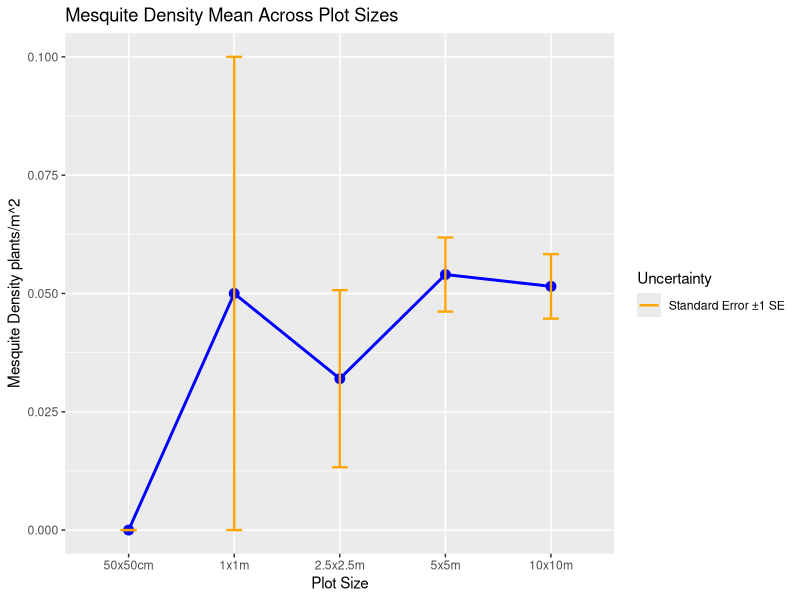
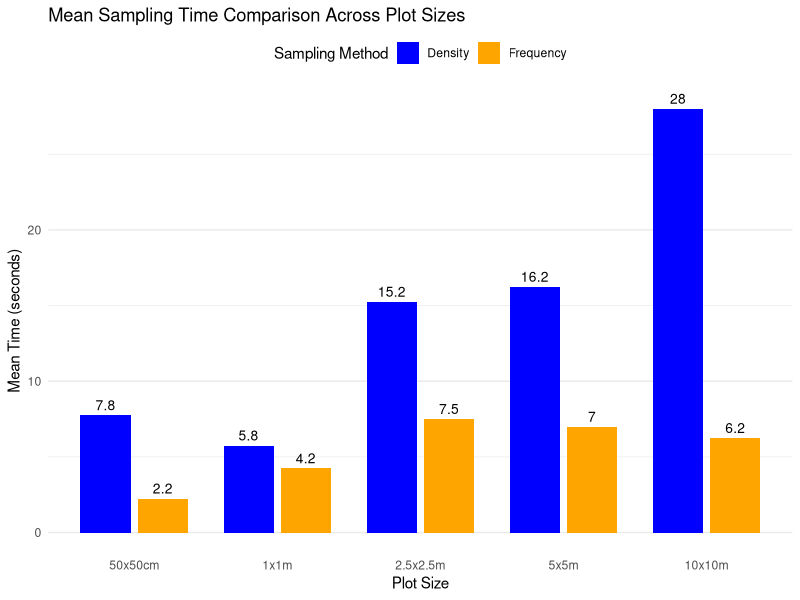

R code for these plots, in order:
## ---- chunk 1
library(tidyverse)
library(plotrix)
density <- read_csv("../data_raw/Lab3_Density.csv")
time_density <- read_csv("../data_raw/Lab3_densitytime.csv")
time_frequency <- read_csv("../data_raw/Lab3_frequency_time.csv")
## ---- chunk 2
#longer data tables
density_data <- density %>%
  pivot_longer(
    cols = c(`50x50cm`, `1x1m`, `2.5x2.5m`, `5x5m`, `10x10m`),
    names_to = "plot_size",
    values_to = "count"
  ) %>%
  mutate(
    # Set the area in m^2 for each plot size
    area_m2 = case_when(
      plot_size == "50x50cm"  ~ 0.25,
      plot_size == "1x1m"     ~ 1.00,
      plot_size == "2.5x2.5m" ~ 6.25,
      plot_size == "5x5m"     ~ 25.00,
      plot_size == "10x10m"   ~ 100.00), 
    #convert density
    density = count/area_m2,
    #set as factor to order smallest to largest quadrat and order x-axis titles
    plot_size = factor(plot_size, 
      levels = c("50x50cm", "1x1m", "2.5x2.5m", "5x5m", "10x10m")
    )
  )

#standard error and standard deviation
summary_density <- density_data %>%
  group_by(plot_size) %>%
  summarise(
    mean_density = mean(density),
    se_density   = sd(density) / sqrt(n())
  )

print(summary_density)
    
#plot summary stats
ggplot(summary_density, aes(x = plot_size, y = mean_density, group = 1)) +
  geom_line(color = "blue", size = 1) +
  geom_point(color = "blue", size = 3) +
  geom_errorbar(
    aes(ymin = mean_density - se_density, ymax = mean_density + se_density,
    color = "Standard Error ±1 SE"),
width = 0.15, linewidth = 0.8
  ) +
  scale_color_manual(name = "Uncertainty", values = c("Standard Error ±1 SE" = "orange")) +
  labs(
    title = "Mesquite Density Mean Across Plot Sizes",
    x = "Plot Size",
    y = "Mesquite Density plants/m^2")

## ---- chunk 3

time_density_longer <- time_density %>%
  pivot_longer(
    cols = c(`50x50cm`, `1x1m`, `2.5x2.5m`, `5x5m`, `10x10m`),
    names_to = "plot_size",
    values_to = "count")

time_density_longer <- time_density_longer %>%
  mutate(
    plot_size = factor(
      plot_size, 
      levels = c("50x50cm", "1x1m", "2.5x2.5m", "5x5m", "10x10m") ) )

summary_time_density <- time_density_longer %>%
  group_by(plot_size) %>%
  summarise(mean_time = mean(count))

time_frequency_longer <- time_frequency %>% 
  pivot_longer(
    cols = c(`50x50cm`, `1x1m`, `2.5x2.5m`, `5x5m`, `10x10m`),
    names_to = "plot_size",
    values_to = c("count"))

time_frequency_longer <- time_frequency_longer %>% 
  mutate(
    plot_size = factor( plot_size,
    levels = c("50x50cm", "1x1m", "2.5x2.5m", "5x5m", "10x10m")
  ) )

summary_time_frequency <- time_frequency_longer %>% 
  group_by(plot_size) %>% 
  summarise(mean_time = mean(count))

# 1. Combine both summaries and tag the sampling method
summary_combined <- bind_rows(
  summary_time_density %>% mutate(method = "Density"),
  summary_time_frequency %>% mutate(method = "Frequency")
)

# 2. Plot side-by-side bars using position_dodge()
ggplot(summary_combined, aes(x = plot_size, y = mean_time, fill = method)) +
  geom_col(position = position_dodge(0.8), width = 0.7) +
  geom_text(
    aes(label = round(mean_time, 1)),
    position = position_dodge(0.8),
    vjust = -0.5,
    size = 3.5
  ) +
  scale_fill_manual(
    name = "Sampling Method",
    values = c("Density" = "blue", "Frequency" = "orange")
  ) +
  labs(
    title = "Mean Sampling Time Comparison Across Plot Sizes",
    x = "Plot Size",
    y = "Mean Time (seconds)"
  ) +
  theme_minimal() +
  theme(
    panel.grid.major.x = element_blank(),
    legend.position = "top"
  )
  
## ---- chunk 4
sd(density$`2.5x2.5m`)
